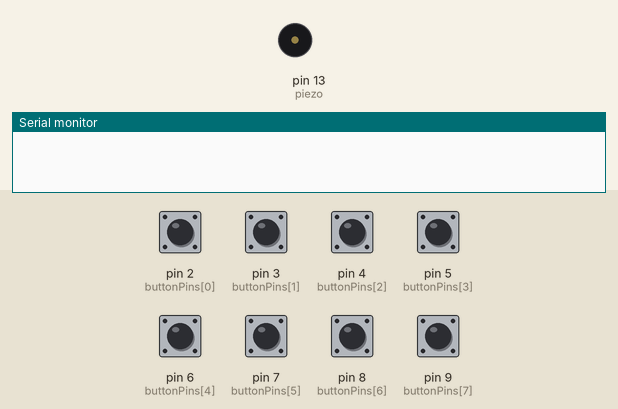
This sketch was run on a simulated Arduino Uno, built with avr-gcc and run on an emulated ATmega328P. Parts: buzzer (waves = sounding), the last lines printed to the serial monitor. The inputs (shaded band) are chosen by the test bench; at power-on: pin 2 (buttonPins[0]), pin 3 (buttonPins[1]), pin 4 (buttonPins[2]), pin 5 (buttonPins[3]), pin 6 (buttonPins[4]), pin 7 (buttonPins[5]), pin 8 (buttonPins[6]), pin 9 (buttonPins[7]) LOW.

Above: at 1.2 s.
1.3 s: pin 2 (buttonPins[0]) pulled HIGH for 1 s
At 1.8 s:
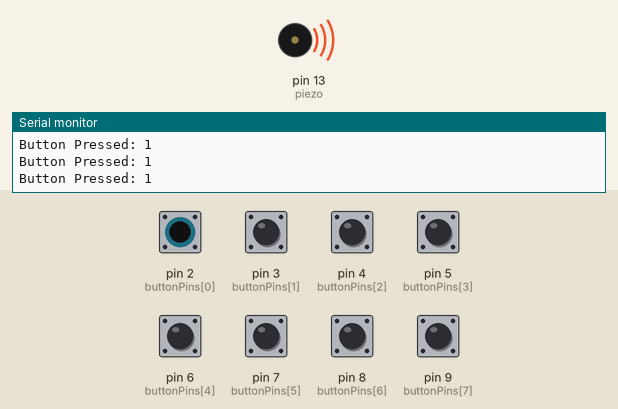
Timing chart, 0 to 4.3 s (numbered marks = the images above; inputs shaded):
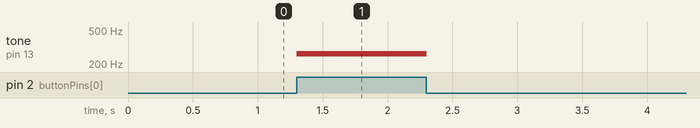

The sketch:

creating_piano_with_arduino_1.ino
```cpp
/* Saleh Sadid Mir
   CSE, KUET */

/* TITLE: Creating Piano with Arduino */

const int buttonPins[] = {2, 3, 4, 5, 6, 7, 8, 9};  // Array for button pins
const int tones[] ={262, 294, 330, 349, 392, 440, 494, 523}; // Corresponding freq

const int piezo = 13;

void setup() {
  for (int i = 0; i < 8; i++) {
    pinMode(buttonPins[i], INPUT);
  }
  pinMode(piezo, OUTPUT);
  Serial.begin(9600);
}

void loop() {
  for (int i = 0; i < 8; i++) {
    if (digitalRead(buttonPins[i]) == HIGH) {
      Serial.print("Button Pressed: ");
      Serial.println(i + 1);
      tone(piezo, tones[i], 100);
      delay(100); // Small delay to avoid bouncing
      break; // Stop checking other buttons
    }
  }
}
```

Measured:
- after the input at 1.3 s, tone on pin 13 (piezo): silent → 262 Hz at once, → silent 1.0 s later
